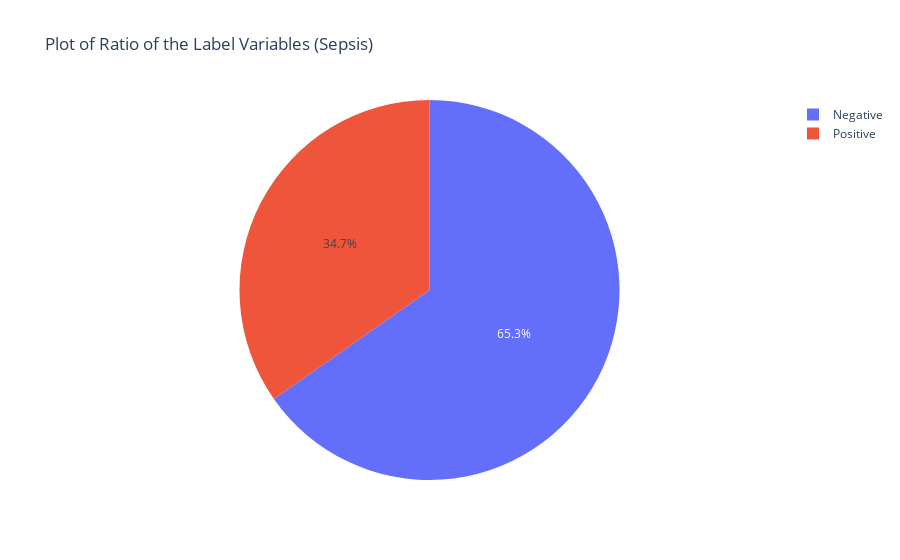

The notebook cell this image was saved under:
### Code cell
fig_1 = px.pie(train_df, names='Sepssis', title='Plot of Ratio of the Label Variables (Sepsis)')
fig_1.show()

### Figure 1 — Plotly figure (JSON) as saved in the notebook; plotly's stock layout.template omitted (floating-point values rounded to 4 significant figures; data arrays with more than 128 entries replaced by an {"elided": "..."} marker saying what was removed)
{"data": [{"domain": {"x": [0, 1], "y": [0, 1]}, "hovertemplate": "Sepssis=%{label}<extra></extra>", "labels": {"elided": "599 str values"}, "legendgroup": "", "name": "", "showlegend": true, "type": "pie"}], "layout": {"legend": {"tracegroupgap": 0}, "title": {"text": "Plot of Ratio of the Label Variables (Sepsis)"}}}
